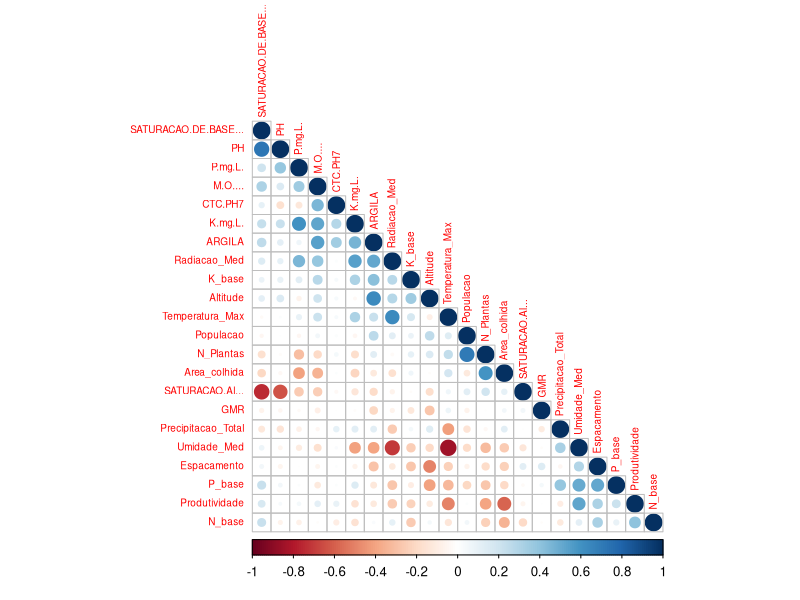
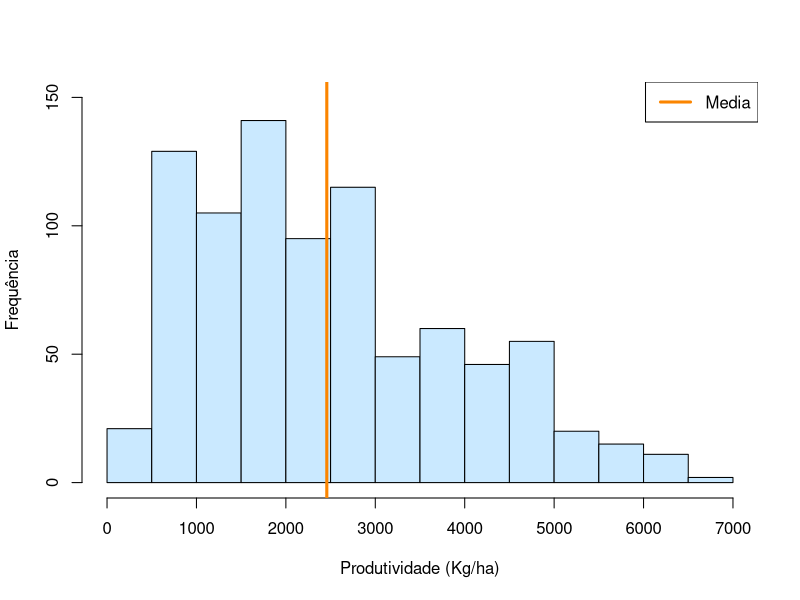
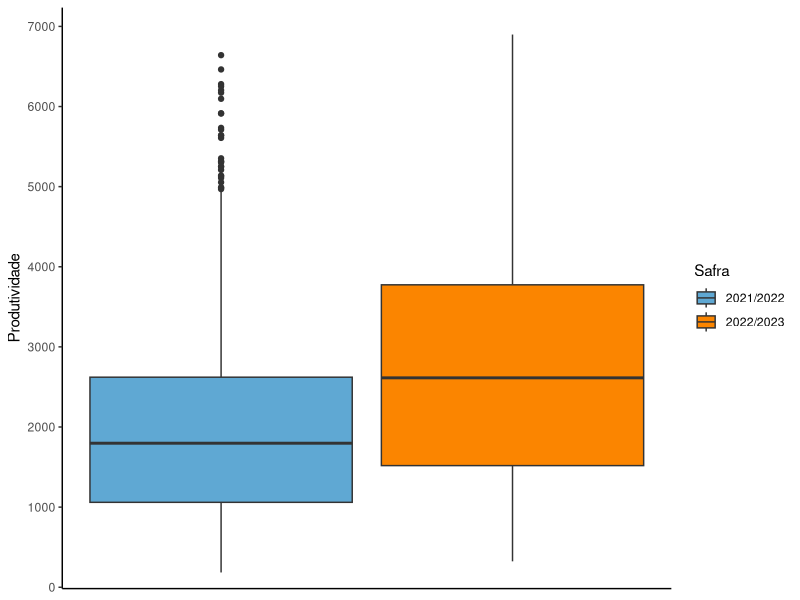
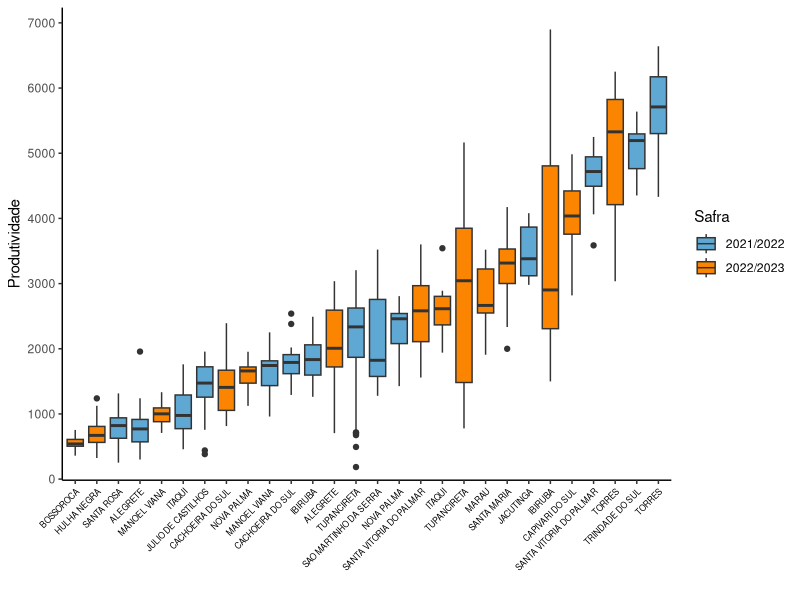

Source code (R) for these figures, in order: (Note: this script raises an error after producing the figures.)
## ---- chunk 1
knitr::opts_chunk$set(echo = FALSE)
knitr::opts_chunk$set(dpi = 200)
knitr::opts_chunk$set(warning = FALSE)
knitr::opts_chunk$set(message = FALSE)
knitr::opts_chunk$set(fig.width=6, fig.height=4, fig.align='center')
## ---- chunk 2
library(tidyverse)
library(kableExtra)
library(skimr)
library(corrplot)
library(tidytext)
## ---- chunk 3
dados_ml <- read.csv2("dados_ml.csv") 
dados <- dados_ml
## ---- chunk 4
set.seed(8)
dados_t <- dados[sample(nrow(dados)),]

knitr::kable(head(dados_t, 10)) |>
  kableExtra::kable_styling(font_size = 10, full_width = FALSE)
## ---- chunk 5
skim(dados) |>
  dplyr::select(-complete_rate, -numeric.hist)
## ---- chunk 6
dados <- na.omit(dados)

numeric_data <- dados %>% 
  select_if(is.numeric)

corr_matrix <- cor(numeric_data)
## ---- chunk 7
corrplot(corr_matrix, method = "circle", type = "lower", 
         tl.cex = 0.6, order = 'AOE')
## ---- chunk 8
hist(dados$Produtividade,
     col="#cae9ff",
     border="black",
     xlab = "Produtividade (Kg/ha)", ylab = "Frequência",
     ylim = c(0, 150),
     main = "",
     nclass = 15)
abline(v = mean(dados$Produtividade), col = "#fb8500", lwd = 3)
legend(x="topright", c("Media"), 
       col = "#fb8500", lwd = 3) 
## ---- chunk 9
ggplot(dados) +
  aes(y = Produtividade, 
      fill = Safra, group = Safra) +
  geom_boxplot() +
  scale_fill_manual(values = c("#5fa8d3", "#fb8500"))+
  scale_y_continuous(expand = expansion(mult = c(0.03,0.05)),
                     breaks = c(0, 1000, 2000, 3000, 4000, 
                                5000, 6000, 7000)) +
  theme_classic() +
  theme(axis.text.x = element_blank(),
        axis.ticks.x = element_blank())
## ---- chunk 10
dados <- dados %>%
  mutate(Local_Safra = reorder_within(Local, Produtividade, Safra))

ggplot(dados) +
  aes(y = Produtividade, x = Local_Safra, fill = Safra) +
  geom_boxplot() +
  scale_fill_manual(values = c("#5fa8d3", "#fb8500")) +
  scale_y_continuous(expand = expansion(mult = c(0.03, 0.05)),
                     breaks = c(0, 1000, 2000, 3000, 4000, 
                                5000, 6000, 7000)) +
  scale_x_reordered() +
  theme_classic() +
  labs(x = "") +
  theme(axis.text.x = element_text(angle = 45, size = 6,
                                   hjust = 1, vjust = 1, 
                                   color = "black"))
## ---- chunk 11
knitr::include_graphics("pca.pdf")
